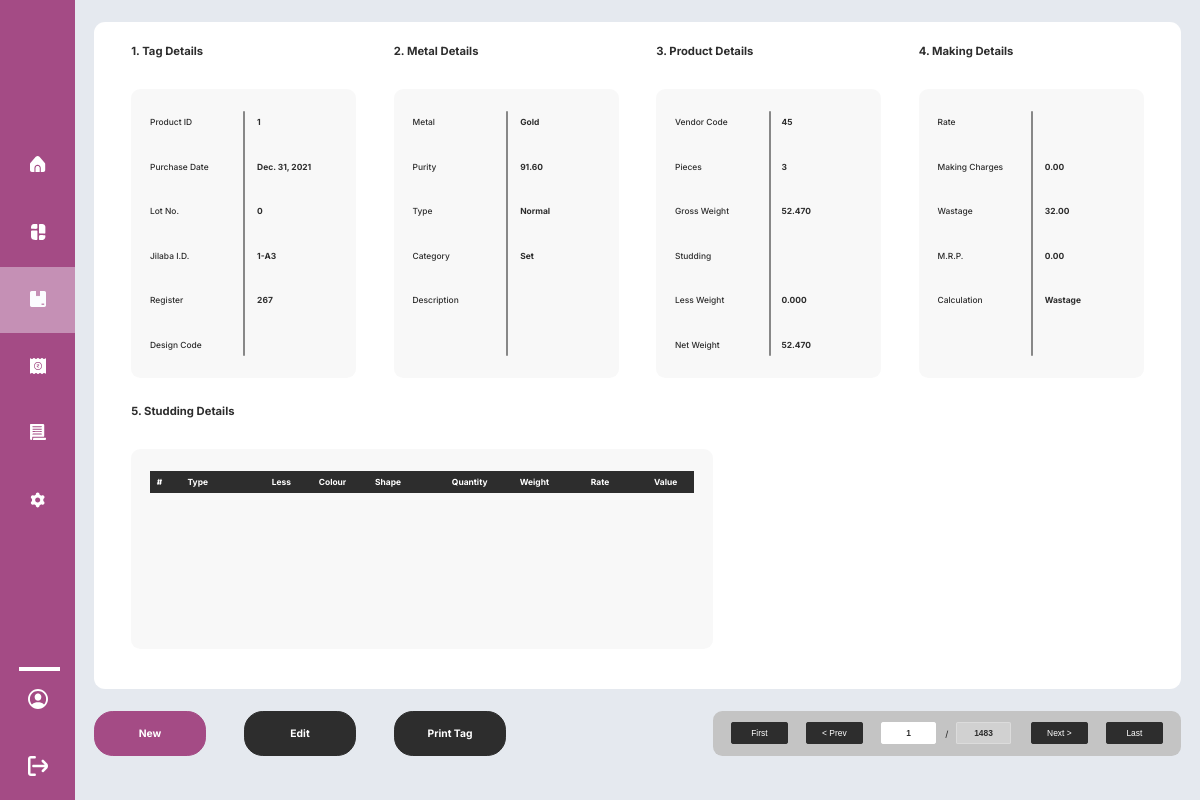
Page /stock/1 (signed in) on the committed database.
### stock/models.py (models this page shows, shortened)
class Product(models.Model):
    register_id = models.IntegerField(blank=True, null=True)
    metal = models.ForeignKey(Metal, on_delete=models.CASCADE, related_name="products")
    purity = models.ForeignKey(Purity, on_delete=models.CASCADE, related_name="products")
    type = models.ForeignKey(Type, on_delete=models.CASCADE, related_name="products")
    category = models.ForeignKey(Category, on_delete=models.CASCADE, related_name="products")
    pieces = models.IntegerField(default=1)
    gross_weight = models.DecimalField(max_digits=16, decimal_places=3)
    studs_weight = models.DecimalField(max_digits=16, decimal_places=3)
    less_weight = models.DecimalField(max_digits=16, decimal_places=3)
    net_weight = models.DecimalField(max_digits=16, decimal_places=3)
    calculation = models.CharField(max_length=32, choices=[
    ("Making_Charges", "Making_Charges"),
    ("Wastage", "Wastage"),
    ("MRP", "MRP")
    ])
    making_charges = models.DecimalField(max_digits=16, decimal_places=2, blank=True, null=True)
    wastage = models.DecimalField(max_digits=16, decimal_places=2, blank=True, null=True)
    mrp = models.DecimalField(max_digits=16, decimal_places=2, blank=True, null=True)
    description = models.TextField(blank=True)
    vendor = models.ForeignKey(Vendor, on_delete=models.CASCADE, related_name="products")
    purchase_date = models.DateField(blank=True)
    lot_number = models.IntegerField(blank=True, null=True)
    design_code = models.CharField(max_length=32, blank=True)
    old_id = models.CharField(max_length=16, blank=True)
    invoice = models.ForeignKey(Invoice, on_delete=models.CASCADE, related_name="products", blank=True, null=True)
    home_sale = models.ForeignKey(Home_Sale, on_delete=models.CASCADE, related_name="products", blank=True, null=True)
    sold = models.BooleanField(default=False)

class Vendor(models.Model):
    name = models.CharField(max_length=64)
    firm = models.CharField(max_length=64, blank=True)
    contact = models.CharField(max_length=16, blank=True)
    email = models.EmailField(blank=True)
    old_id = models.CharField(max_length=16, blank=True)
    old_description = models.CharField(max_length=64, blank=True)

### masters/models/product.py (models this page shows, shortened)
class Metal(models.Model):
    metal = models.CharField(max_length=32, unique=True)
    symbol = models.CharField(max_length=32, blank=True)
    colour = models.CharField(max_length=32, blank=True)
    melting_point = models.DecimalField(max_digits=16, decimal_places=2, blank=True, null=True)
    boiling_point = models.DecimalField(max_digits=16, decimal_places=2, blank=True, null=True)
    density = models.DecimalField(max_digits=16, decimal_places=2, blank=True, null=True)

class Purity(models.Model):
    purity = models.DecimalField(max_digits=16, decimal_places=2, unique=True)
    karatage = models.CharField(max_length=32, blank=True)
    display_name = models.CharField(max_length=32, blank=True)

class Type(models.Model):
    type = models.CharField(max_length=64, unique=True)
    hsn = models.ForeignKey(HSN, on_delete=models.CASCADE, related_name="types")
    abbreviation = models.CharField(max_length=16, blank=True)

class Category(models.Model):
    category = models.CharField(max_length=64, unique=True)
    abbreviation = models.CharField(max_length=16, blank=True)

### stock/views.py (the view, shortened to what this page needs)
# urls.py: path("<int:pk>", ProductDetailView.as_view(), name="product_detail")
class ProductDetailView(ProductBaseView, DetailView):
    queryset = Product.objects.filter(sold=False).order_by("pk")
    permission_required = "stock.view_product"
    template_name = "stock/product.html"
    def get_context_data(self, **kwargs):
        context = super().get_context_data(**kwargs)
        context["first_id"] = self.queryset.first().id
        context["last_id"] = self.queryset.last().id
        return context

### stock/templates/stock/product.html (shortened to what this page needs)
{% extends "masters/layout.html" %}
{% load static %}
{% block link %}
  <link rel="stylesheet" href="{% static 'CSS/product.css' %}">
{% endblock %}
{% block body %}
  <span class="inner-text">1. Tag Details</span><span class="inner-text">2. Metal Details</span><span class="inner-text">3. Product Details</span><span class="inner-text">4. Making Details</span>
  <div class="inner-box" style="margin-left: 3.125vw;">
    <table class="first-row-tables">
      <tr>
        <td>Product ID</td>
        <td>{{ product.id }}</td>
      </tr>
      <tr>
        <td>Purchase Date</td>
        <td>{{ product.purchase_date }}</td>
      </tr>
      <tr>
        <td>Lot No.</td>
        <td>{{ product.lot_number }}</td>
      </tr>
      <tr>
        <td>Jilaba I.D.</td>
        <td>{{ product.old_id }}</td>
      </tr>
      <tr>
        <td>Register</td>
        <td>{{ product.register_id }}</td>
      </tr>
      <tr>
        <td>Design Code</td>
        <td>{{ product.design_code }}</td>
      </tr>
    </table>
  </div><div class="inner-box">
    <table class="first-row-tables">
      <tr>
        <td>Metal</td>
        <td>{{ product.metal.metal }}</td>
      </tr>
      <tr>
        <td>Purity</td>
        <td>{{ product.purity.purity }}</td>
      </tr>
      <tr>
        <td>Type</td>
        <td>{{ product.type.type }}</td>
      </tr>
      <tr>
        <td>Category</td>
        <td>{{ product.category.category }}</td>
      </tr>
      <tr>
        <td style="padding-bottom: 8.33vh;">Description</td>
        <td style="height: 5.56vh; padding-bottom: 5.56vh;">{{ product.description }}</td>
      </tr>
    </table>
  </div><div class="inner-box">
    <table class="first-row-tables">
      <tr>
        <td>Vendor Code</td>
        <td>{{ product.vendor.id }}</td>
      </tr>
      <tr>
        <td>Pieces</td>
        <td>{{ product.pieces }}</td>
      </tr>
      <tr>
        <td>Gross Weight</td>
        <td>{{ product.gross_weight }}</td>
      </tr>
      <tr>
        <td>Studding</td>
        <td>{{ product.studding_weight }}</td>
      </tr>
      <tr>
        <td>Less Weight</td>
        <td>{{product.less_weight }}</td>
      </tr>
      <tr>
        <td>Net Weight</td>
        <td>{{ product.net_weight }}</td>
      </tr>
    </table>
  </div><div class="inner-box">
    <table class="first-row-tables">
      <tr>
        <td>Rate</td>
        <td>{{ product.rate }}</td>
      </tr>
      <tr>
        <td>Making Charges</td>
        <td>{{ product.making_charges }}</td>
      </tr>
      <tr>
        <td>Wastage</td>
        <td>{{ product.wastage }}</td>
      </tr>
      <tr>
        <td>M.R.P.</td>
        <td>{{ product.mrp }}</td>
      </tr>
      <tr>
        <td style="padding-bottom: 8.33vh;">Calculation</td>
        <td style="padding-bottom: 8.33vh;">{{ product.calculation }}</td>
      </tr>
    </table>
  </div>
  <span class="inner-text">5. Studding Details</span>
  <div class="second-row-boxes">
    <table class="second-row-tables-thead">
      <thead>
        <tr>
          <th>#</th>
          <th>Type</th>
          <th>Less</th>
          <th>Colour</th>
          <th>Shape</th>
          <th>Quantity</th>
          <th>Weight</th>
          <th>Rate</th>
          <th>Value</th>
        </tr>
      </thead>
    </table>
    <table class="second-row-tables">
    </table>
  </div>
</div>
<form action="" method="post">
  <button id="product-new" type="submit" name="product_new">New</button>
</form>
<form action="" method="post">
  <button id="product-edit" type="submit" name="product_edit">Edit</button>
</form>
<form action="" method="post">
  <button id="print-tag" type="submit" name="print_tag">Print Tag</button>
</form>
<div id="bottom-nav-bar">
  <span class="bottom-nav-background"></span>
  <form action="{% url 'product_detail' pk=first_id %}" method="post">
    <button id = "first" type="submit" name="first"
    {% if product.id == first_id %} disabled {% endif %}
    >First</button>
  </form>
  <form action="{% url 'product_detail' product.id|add:'-1' %}" method="post">
    <button id = "previous" type="submit" name="previous"
     {% if product.id == first_id %} disabled {% endif %}
    >&#60; Prev</button>
  </form>
  <form action="{% url 'product_detail' pk=0 %}" method="post">
    <input id = "id" type="number" name="id" value="{{ product.id }}" min="1" max="" required oninput="validateID(this, '')" onclick="this.select()">
  </form>
  <span id = "slash">/</span>
  <form action="" method="get">
    <input id = "last-id" type="number" name="last-id" value="{{ last_id }}" disabled>
  </form>
  <form action="{% url 'product_detail' pk=product.id|add:'1' %}" method="post">
    <button id = "next" type="submit" name="next"
    >Next &#62;</button>
  </form>
  <form action="{% url 'product_detail' pk=last_id %}" method="post">
    <button id = "last" type="submit" name="last"
    >Last</button>
  </form>
</div>
{% endblock %}

### masters/templates/masters/layout.html (shortened to what this page needs)
{% load static %}
<!DOCTYPE html>
<html lang="en" dir="ltr">
  <head>
    <link rel="stylesheet" href="{% static 'CSS/layout.css' %}">
    {% block link %}
    {% endblock %}
  </head>
  <body>
    <nav>
      <ul id = "nav-ul">
        <li class="nav-li"><a href="{% url 'home' %}"><img src="{% static 'SVG/Home.svg' %}" title="Home"></a></li>
        <li class="nav-li"><a href=""><img src="{% static 'SVG/Dashboard.svg' %}" title="Dashboard"></a></li>
        <li class="nav-li"><a href="{% url 'product_detail' pk=1 %}"><img src="{% static 'SVG/Stock.svg' %}" title="Stock"></a></li>
        <li class="nav-li"><a href=""><img src="{% static 'SVG/Sales.svg' %}" title="Sales"></a></li>
        <li class="nav-li"><a href=""><img src="{% static 'SVG/Vouchers.svg' %}" title="Vouchers"></a></li>
        <li class="nav-li"><a href="{% url 'admin:index' %}"><input type="image" src="{% static 'SVG/Settings.svg' %}" title="Settings"></a></li>
      </ul>
      <div id = "nav-line"></div>
      <span id = "nav-avatar"><img src="{% static 'SVG/Avatar.svg' %}" title="Avatar"></span>
      <span id = "nav-logout"><a href=""><img src="{% static 'SVG/Logout.svg' %}" title="Logout"></a></span>
      <div id="highlight"></div>
    </nav>
    <div id="outer-box">
      {% block body %}
      {% endblock %}
  </body>
</html>

### masters/static/CSS/layout.css (style rules this page uses)
* { padding: 0px; }
html, body { width: 100vw; height: 100vh; margin: 0px; background: #E5E9EF; }
nav { position: absolute; width: 6.25vw; height: 100vh; background: #A44B85; }
#nav-ul { position: absolute; left: 2.34375vw; top: 19.44vh; width: 1.5625vw; height: 50vh; margin: 0; text-align: center; }
.nav-li { width: 1.5625vw; height: 2.78vh; margin-bottom: 5.56vh; list-style: none; color: #FFFFFF; }
.nav-li input, #nav-avatar input, #nav-logout input { width: 1.5625vw; height: 2.78vh; }
#nav-line { position: absolute; width: 3.125vw; height: 0vh; left: 1.5625vw; top: 83.33vh; border: 0.28vh solid #FFFFFF; }
#nav-avatar { position: absolute; left: 2.34375vw; top: 86.11vh; width: 1.5625vw; height: 2.78vh; color: #FFFFFF; text-align: center; }
#nav-logout { position: absolute; left: 2.34375vw; top: 94.44vh; width: 1.5625vw; height: 2.78vh; color: #FFFFFF; text-align: center; }
#outer-box { position: absolute; width: 90.625vw; height: 83.33vh; left: 7.8125vw; top: 2.78vh; background: #FFFFFF; border-radius: 1.389vh; }
input[type=number] { -moz-appearance: textfield; }

### rows in the picture
Product: id "1", purchase_date "Dec. 31, 2021", lot_number "0", old_id "1-A3", register_id "267", metal.metal "Gold", purity.purity "91.60", type.type "Normal", category.category "Set", vendor.id "45", pieces "3", gross_weight "52.470", less_weight "0.000", net_weight "52.470", making_charges "0.00", wastage "32.00", mrp "0.00", calculation "Wastage"
